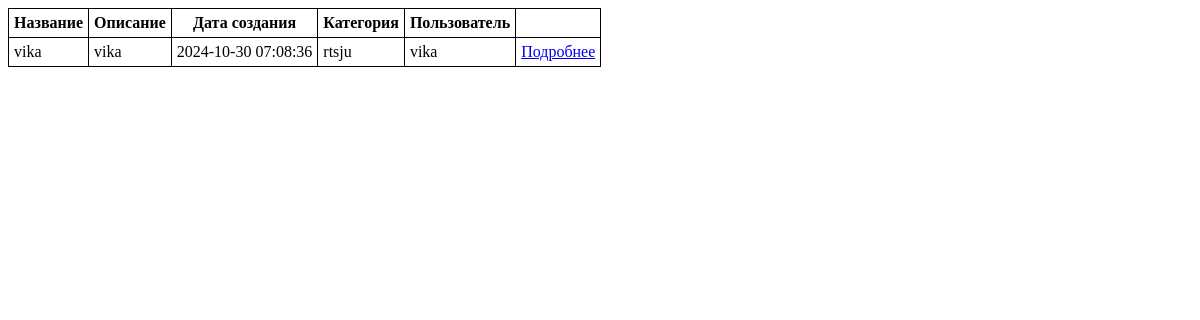
Before: / with the older database file.
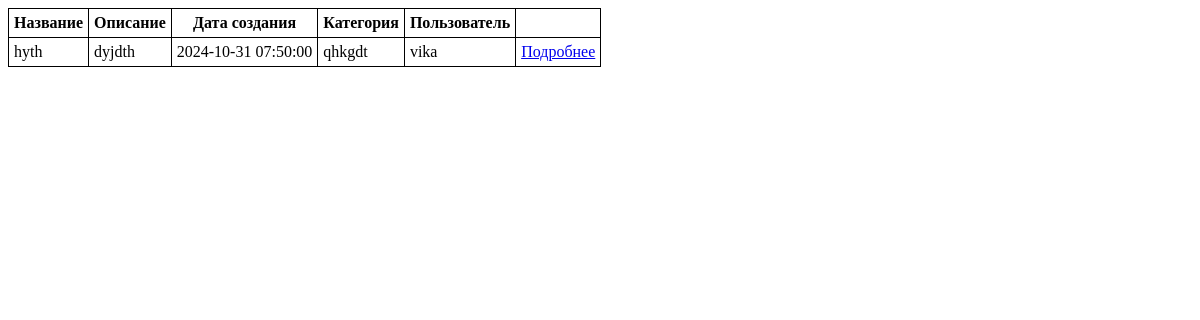
After: the same page with the newer database file.
### tables this page shows
CREATE TABLE `articles` (
  `id` int(11) NOT NULL,
  `name` varchar(255) NOT NULL,
  `text` text NOT NULL,
  `created_at` timestamp NOT NULL DEFAULT CURRENT_TIMESTAMP ON UPDATE CURRENT_TIMESTAMP,
  `is_moderated` tinyint(1) NOT NULL DEFAULT '0',
  `categories_id` int(11) NOT NULL,
  `user_id` int(11) NOT NULL
);

CREATE TABLE `categories` (
  `id` int(11) NOT NULL,
  `name` varchar(255) NOT NULL
);

CREATE TABLE `users` (
  `id` int(11) NOT NULL,
  `login` varchar(255) NOT NULL,
  `password` varchar(255) NOT NULL
);

### www/index.php (the view, shortened to what this page needs)
<?php
$pdo = require $_SERVER['DOCUMENT_ROOT'] . '/db.php';
$articles = $pdo->query("SELECT articles.*, categories.name AS category, users.login AS user
FROM articles
JOIN categories ON articles.categories_id=categories.id
JOIN users ON articles.user_id=users.id
                where is_moderated is true")->fetchAll();
?>
<!doctype html>
<html lang="en">
<head>
</head>
<body>
    <table>
        <tr>
            <th>Название</th>
            <th>Описание</th>
            <th>Дата создания</th>
            <th>Категория</th>
            <th>Пользователь</th>
        </tr>
        <?php foreach ($articles as $article): ?>
            <tr>
                <td><?=$article['name']?></td>
                <td><?=$article['text']?></td>
                <td><?=$article['created_at']?></td>
                <td><?=$article['category']?></td>
                <td><?=$article['user']?></td>
                <td><a href="/article.php?id=<?=$article['id']?>">Подробнее</a></td>
            </tr>
        <?php endforeach;?>
    </table>
</body>
</html>

Changed rows visible on the page:
no longer on this page (row edited): articles: name "vika", text "vika", created_at "2024-10-30 07:08:36", categories.name "rtsju", user.login "vika"
added articles: name "hyth", text "dyjdth", created_at "2024-10-31 07:50:00", categories.name "qhkgdt", user.login "vika"
